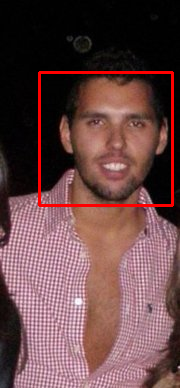
#> input picture rel/samephoto.png, 180 x 388 px
$ python -i cropFaces.py   (imports and definitions only)
#> lines starting #> are read from the running program, lines starting #| are printed output that depends on the picture
#!/usr/bin/python

# Needs:
# Python-opencv should be installed

# cropFaces.py
# Based on :
# http://creatingwithcode.com/howto/face-detection-in-static-images-with-python/

# Usage: python face_detect.py <image_file>

import sys, os
import Image
import math
from opencv.cv import *
from opencv.highgui import *

typeCascade= [
    "types/haarcascade_frontalface_default.xml",
    "types/haarcascade_frontalface_alt2.xml",
    "types/haarcascade_frontalface_alt_tree.xml",
    "types/haarcascade_frontalface_alt.xml",
    "types/haarcascade_profileface.xml",
    "types/haarcascade_mcs_righteye.xml",
    "types/haarcascade_mcs_lefteye.xml"
    ]

def detectObjects(image):
  """Converts an image to grayscale and prints the locations of any
     faces found"""
  grayscale = cvCreateImage(cvSize(image.width, image.height), 8, 1)
  cvCvtColor(image, grayscale, CV_BGR2GRAY)

  storage = cvCreateMemStorage(0)
  cvClearMemStorage(storage)
  cvEqualizeHist(grayscale, grayscale)

  # cvHaarDetectObjects
  # For faster face detection use the following parameters :
  #  (scale_factor=1.2, min_neighbors=2, flags=CV_HAAR_DO_CANNY_PRUNING).
  # For acurate face detection yet slow  use the following parameters:
  # (scale_factor=1.1, min_neighbors=3, flags=0)
  nFaces = i = 0
  while(nFaces==0 and i<5):
      cascade = cvLoadHaarClassifierCascade(
          typeCascade[i],
          cvSize(1,1))
      faces = cvHaarDetectObjects(grayscale, cascade, storage, 1.2, 2,
                                  CV_HAAR_DO_CANNY_PRUNING, cvSize(50,50))
      if faces:
          for f in faces:
              cropFace(nFaces,f)
              nFaces=nFaces+1
      # If i didn't found an image I try other cascade
      i=i+1


  #using eyes to find a head
  if(nFaces==0):
    #right eye
    cascade = cvLoadHaarClassifierCascade(
      typeCascade[5],
      cvSize(1,1))
    reye = cvHaarDetectObjects(grayscale, cascade, storage,1.3, 3,
                               0, cvSize(5,5))
    #left eye
    cascade = cvLoadHaarClassifierCascade(
      typeCascade[6],
      cvSize(1,1))
    leye = cvHaarDetectObjects(grayscale, cascade, storage,1.3, 3,
                               0, cvSize(5,5))

    for l in leye:
      for r in reye:
        # Is leyes the same as reyes?
        if(r.y != l.y  and (l.x - r.x) > 2):
          rotate(l.y-r.y,l.x-r.x)
          return 2

    if(nFaces==0):
      return 0
  return 1


# rotate based upon un delta x and delta y
def rotate(y,x):
  im = Image.open(sys.argv[1])

  # which is the angle of rotation
  rad = math.atan2(y,x)
  deg = math.degrees(-rad)

  # rotade clockwise
  im2 = im.rotate(deg)

  im2.save("r"+sys.argv[1])
  # show output, is this correct?
  im2.show()


# Input:
#    Coordinates of a face
#    Number of a face
# Output:
#    Face croped
def cropFace(n,f):
    im = Image.open(sys.argv[1])
    im=im.crop( (f.x, f.y, f.x+f.width, f.y+f.height))
    im.save (str(n)+sys.argv[1])

def main():
    # open Image
    image = cvLoadImage(sys.argv[1]);
    # If there is a face in the object we will crop the face!
    found=detectObjects(image)

    # If found = 2 original image was rotated
    if(found==2):
      image = cvLoadImage("r"+sys.argv[1]);
      # If there is a face in the object we will crop the face!
      found=detectObjects(image)

# [2 lines not run here, left out]

>>> import cv2
>>> picture = cv2.imread('rel/samephoto.png', cv2.IMREAD_GRAYSCALE)
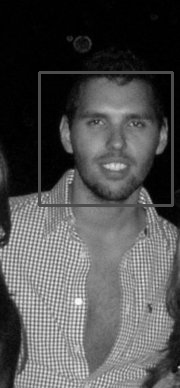
#> picture: shape (388, 180); min 0, max 254, mean 79.7
#> (the run stopped early here; a loop or call above may not have finished)
